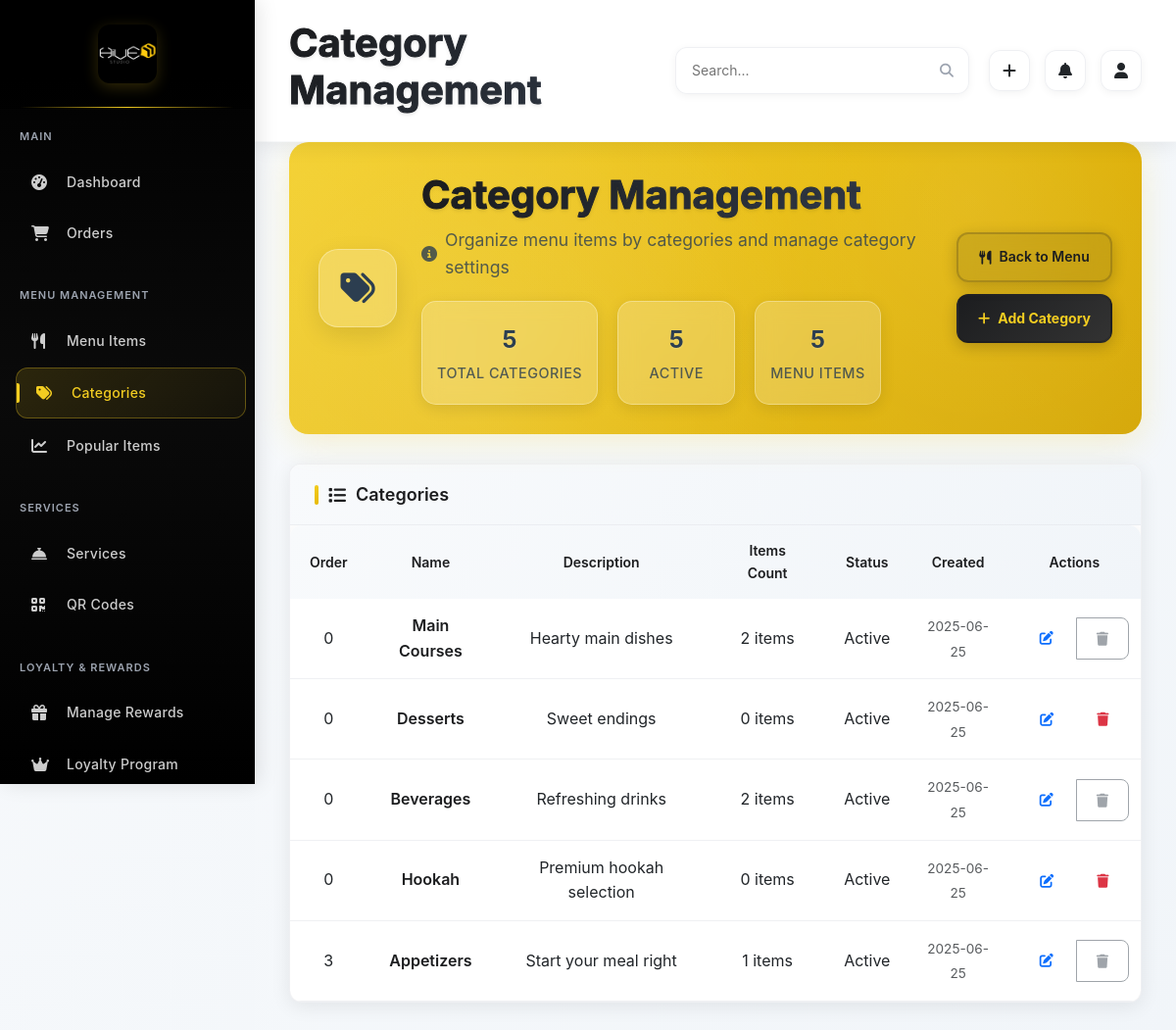
The page /admin/menu/categories (signed in) on the database as committed earlier.
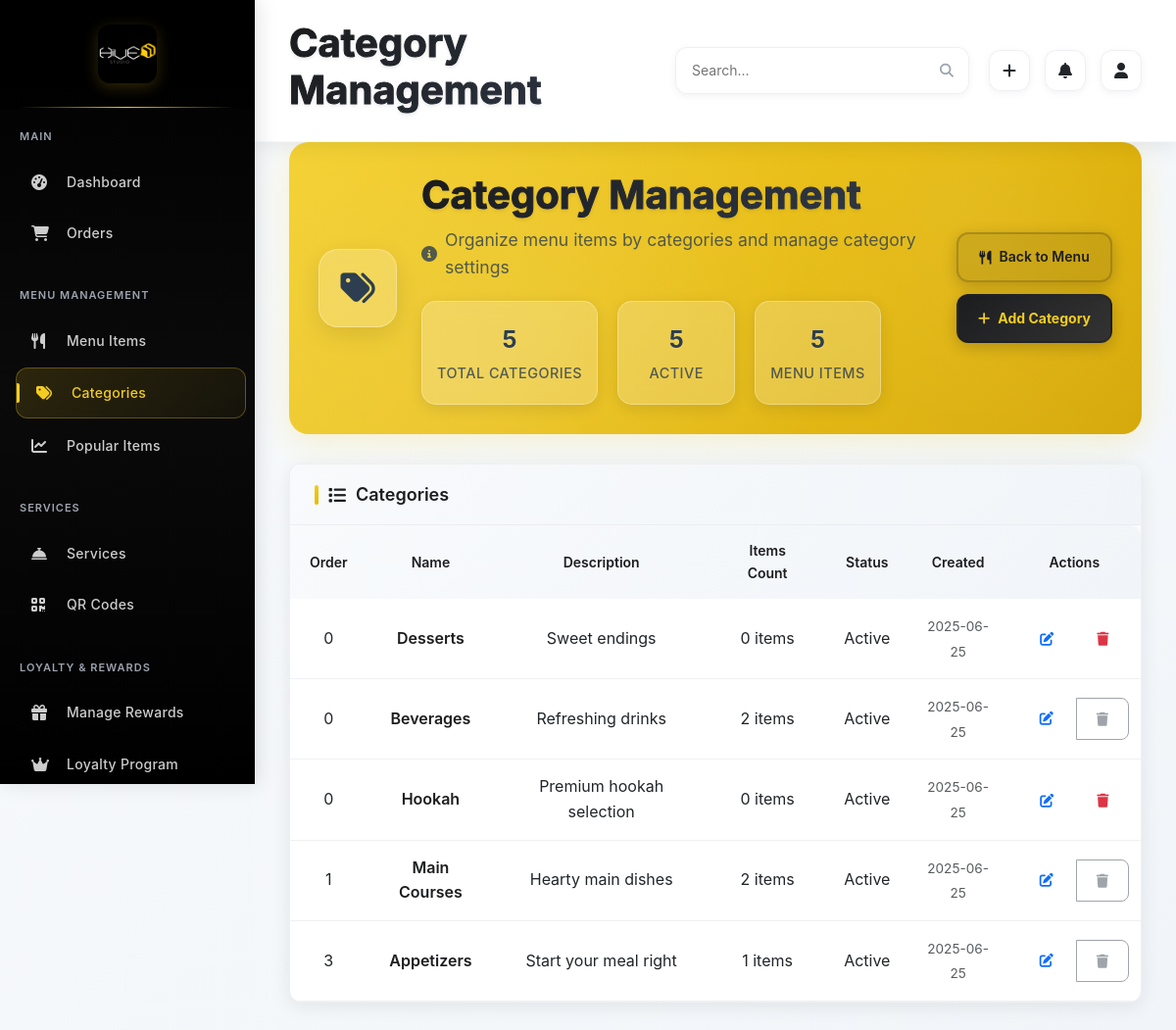
The same page on the database as committed later.
### app/models.py (models this page shows, shortened)
class Category(db.Model):
    __tablename__ = 'categories'
    category_id = db.Column(db.Integer, primary_key=True)
    name = db.Column(db.String(100), nullable=False)
    description = db.Column(db.Text, nullable=True)
    display_order = db.Column(db.Integer, nullable=False, default=0)
    is_active = db.Column(db.Boolean, default=True)
    created_at = db.Column(db.DateTime, default=datetime.utcnow)
    menu_items = db.relationship('MenuItem', backref='category', lazy='dynamic')

### app/modules/admin/routes.py (the view)
@bp.route('/menu/categories')
@login_required
def category_management():
    if not current_user.is_admin():
        return redirect(url_for('main.index'))
    categories = Category.query.order_by(Category.display_order).all()
    active_categories = Category.query.filter_by(is_active=True).count()
    total_items = MenuItem.query.count()
    return render_template('category_management.html',
                         categories=categories,
                         active_categories=active_categories,
                         total_items=total_items)

### app/extensions.py (called while the page is built)
def init_extensions(app):
    db.init_app(app)
    login_manager.init_app(app)
    migrate.init_app(app, db)
    socketio.init_app(app, cors_allowed_origins="*")
    csrf.init_app(app)
    login_manager.login_view = 'auth.login'
    login_manager.login_message = 'Please log in to access this page.'
    login_manager.login_message_category = 'info'
    @login_manager.user_loader
    def load_user(user_id):
        from app.models import User
        return User.query.get(int(user_id))

### app/models.py (called while the page is built)
    def is_admin(self):
        return self.role == 'admin'

### app/modules/admin/templates/category_management.html (shortened to what the changed rows need)
{% extends "base.html" %}
{% block page_title %}Category Management{% endblock %}
{% block content %}
<div class="page-header">
    <div class="header-content">
        <div class="header-text">
            <h1 class="page-title">Category Management</h1>
        </div>
    </div>
</div>
<div class="admin-card">
    <div class="card-body p-0">
        <div class="table-responsive text-center">
            <table class="admin-table">
                <thead>
                    <tr>
                        <th>Order</th>
                        <th>Name</th>
                        <th>Description</th>
                        <th>Items Count</th>
                        <th>Status</th>
                        <th>Created</th>
                        <th>Actions</th>
                    </tr>
                </thead>
                            <tbody>
                                {% for category in categories %}
                                <tr>
                                    <td>
                                        <span class="status-badge status-processing">{{ category.display_order }}</span>
                                    </td>
                                    <td>
                                        <strong>{{ category.name }}</strong>
                                    </td>
                                    <td>
                                        {% if category.description %}
                                        {{ category.description[:100] }}{% if category.description|length > 100 %}...{% endif %}
                                        {% else %}
                                        <em class="text-muted">No description</em>
                                        {% endif %}
                                    </td>
                                    <td>
                                        <span class="status-badge status-pending">{{ category.menu_items.count() }} items</span>
                                    </td>
                                    <td>
                                        {% if category.is_active %}
                                        <span class="status-badge status-completed">Active</span>
                                        {% else %}
                                        <span class="status-badge status-rejected">Inactive</span>
                                        {% endif %}
                                    </td>
                                    <td>
                                        <small class="text-muted">{{ category.created_at.strftime('%Y-%m-%d') }}</small>
                                    </td>
                                    <td>
                                        <div class="btn-group" role="group">
                                            <a href="{{ url_for('admin.edit_category', category_id=category.category_id) }}"
                                               class="btn btn-sm btn-outline-primary">
                                                <i class="fas fa-edit"></i>
                                            </a>
                                            {% if category.menu_items.count() == 0 %}
                                            <button type="button" class="btn btn-sm btn-outline-danger delete-category-btn"
                                                    data-category-id="{{ category.category_id }}"
                                                    data-category-name="{{ category.name }}">
                                                <i class="fas fa-trash"></i>
                                            </button>
                                            {% else %}
                                            <button type="button" class="btn btn-sm btn-outline-secondary"
                                                    disabled title="Cannot delete category with menu items">
                                                <i class="fas fa-trash"></i>
                                            </button>
                                            {% endif %}
                                        </div>
                                    </td>
                                </tr>
                                {% endfor %}
                            </tbody>
                        </table>
                    </div>
                </div>
            </div>
        </div>
    </div>
{% endblock %}

Rows that differ between the two databases and show on the page:
changed Category "Main Courses": display_order "0" → "1"; moves down the list
